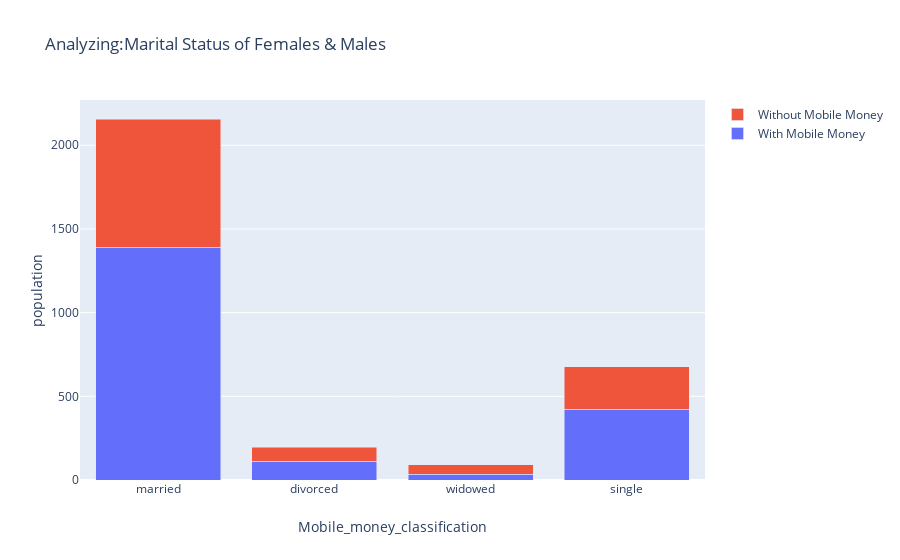

Source (notebook cell):
### Markdown cell above
Alot of mobile money users are Married, leading to the assumption that because of family/spousal financial responsiblities, health etc led to them needing a the service and there might be a an opportunity here to offer a more tailor specific service

### Code cell
import plotly.graph_objects as go
males_marital_status = ['married', 'divorced', 'widowed', 'single']
fig = go.Figure(data=[
    go.Bar(name='With Mobile Money', x=mwm_marital_status, y=[1391, 112, 33, 423]),
    go.Bar(name='Without Mobile Money', x=mwo_marital_status, y=[766, 84, 59, 254])
])
fig.update_layout(
    title='Analyzing:Marital Status of Females & Males ',
    xaxis=dict(
        title='Mobile_money_classification',
    ),
    yaxis=dict(
        title='population'
    ))

# Change the bar mode
fig.update_layout(barmode='stack')
fig.show()
fig.write_image('figure.png')

### Figure 1 — Plotly figure (JSON) as saved in the notebook; plotly's stock layout.template omitted (floating-point values rounded to 4 significant figures)
{"data": [{"name": "With Mobile Money", "type": "bar", "x": ["married", "divorced", "widowed", "single"], "y": [1391, 112, 33, 423]}, {"name": "Without Mobile Money", "type": "bar", "x": ["married", "divorced", "widowed", "single"], "y": [766, 84, 59, 254]}], "layout": {"barmode": "stack", "title": {"text": "Analyzing:Marital Status of Females & Males "}, "xaxis": {"title": {"text": "Mobile_money_classification"}}, "yaxis": {"title": {"text": "population"}}}}
